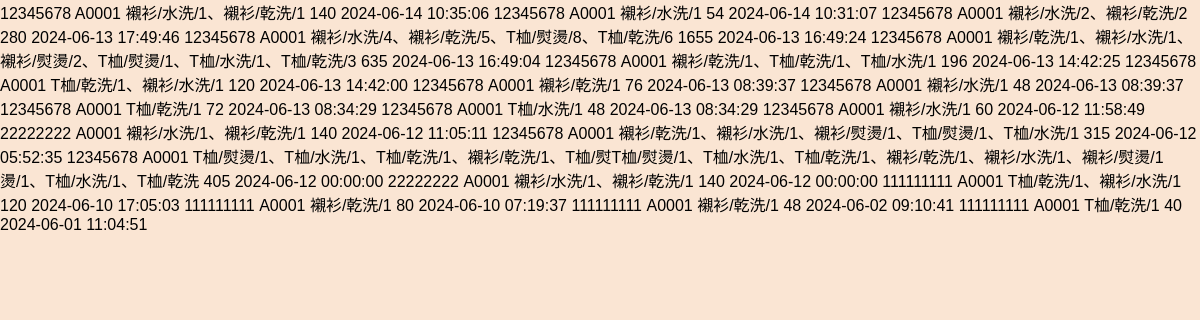
/load_order_records.php, run on the app's committed database.
### tables this page shows
CREATE TABLE `order_details` (
  `id` int(11) NOT NULL,
  `m_id` int(11) NOT NULL COMMENT '顧客ID(電話)',
  `a_id` varchar(10) NOT NULL COMMENT '員工編號',
  `c_name` varchar(100) NOT NULL COMMENT '商品名稱/項目/數量/價格',
  `all_money` int(10) NOT NULL COMMENT '總金額',
  `add_time` datetime DEFAULT NULL
);

### load_order_records.php (the view)
<?php
include("db.php");
$memberId = isset($_GET['member_id']) ? $_GET['member_id'] : '';
$employeeId = isset($_GET['employee_id']) ? $_GET['employee_id'] : '';
$orderQuery = "SELECT * FROM order_details WHERE m_id LIKE '%$memberId%' AND a_id LIKE '%$employeeId%' ORDER BY add_time DESC";
$orderResult = mysqli_query($link, $orderQuery);
if (mysqli_num_rows($orderResult) > 0) {
    while ($row = mysqli_fetch_assoc($orderResult)) {
        echo "<tr>
                <td>{$row['m_id']}</td>
                <td>{$row['a_id']}</td>
                <td>{$row['c_name']}</td>
                <td>{$row['all_money']}</td>
                <td>{$row['add_time']}</td>
              </tr>";
    }
} else {
    echo "<tr><td colspan='5'>沒有消費記錄</td></tr>";
}
?>

### db.php (shortened to what this page needs)
<link rel="stylesheet" href="css/styles.css">

### data on the page
order_details: m "12345678", a "A0001", c_name "襯衫/水洗/1、襯衫/乾洗/1", all_money "140", add_time "2024-06-14 10:35:06"
order_details: m "12345678", a "A0001", c_name "襯衫/水洗/1", all_money "54", add_time "2024-06-14 10:31:07"
order_details: m "12345678", a "A0001", c_name "襯衫/水洗/2、襯衫/乾洗/2", all_money "280", add_time "2024-06-13 17:49:46"
order_details: m "12345678", a "A0001", c_name "襯衫/水洗/4、襯衫/乾洗/5、T桖/熨燙/8、T桖/乾洗/6", all_money "1655", add_time "2024-06-13 16:49:24"
order_details: m "12345678", a "A0001", c_name "襯衫/乾洗/1、襯衫/水洗/1、襯衫/熨燙/2、T桖/熨燙/1、T桖/水洗/1、T桖/乾洗/3", all_money "635", add_time "2024-06-13 16:49:04"
order_details: m "12345678", a "A0001", c_name "襯衫/乾洗/1、T桖/乾洗/1、T桖/水洗/1", all_money "196", add_time "2024-06-13 14:42:25"
order_details: m "12345678", a "A0001", c_name "T桖/乾洗/1、襯衫/水洗/1", all_money "120", add_time "2024-06-13 14:42:00"
order_details: m "12345678", a "A0001", c_name "襯衫/乾洗/1", all_money "76", add_time "2024-06-13 08:39:37"
order_details: m "12345678", a "A0001", c_name "襯衫/水洗/1", all_money "48", add_time "2024-06-13 08:39:37"
order_details: m "12345678", a "A0001", c_name "T桖/乾洗/1", all_money "72", add_time "2024-06-13 08:34:29"
order_details: m "12345678", a "A0001", c_name "T桖/水洗/1", all_money "48", add_time "2024-06-13 08:34:29"
order_details: m "12345678", a "A0001", c_name "襯衫/水洗/1", all_money "60", add_time "2024-06-12 11:58:49"
order_details: m "22222222", a "A0001", c_name "襯衫/水洗/1、襯衫/乾洗/1", all_money "140", add_time "2024-06-12 11:05:11"
order_details: m "12345678", a "A0001", c_name "襯衫/乾洗/1、襯衫/水洗/1、襯衫/熨燙/1、T桖/熨燙/1、T桖/水洗/1", all_money "315", add_time "2024-06-12 05:52:35"
order_details: m "12345678", a "A0001", c_name "T桖/熨燙/1、T桖/水洗/1、T桖/乾洗/1、襯衫/乾洗/1、T桖/熨T桖/熨燙/1、T桖/水洗/1、T桖/乾洗/1、襯衫/乾洗/1、襯衫/水洗/1、襯衫/熨燙/1燙/1、T桖/水洗/1、T桖/乾洗", all_money "405", add_time "2024-06-12 00:00:00"
order_details: m "22222222", a "A0001", c_name "襯衫/水洗/1、襯衫/乾洗/1", all_money "140", add_time "2024-06-12 00:00:00"
order_details: m "111111111", a "A0001", c_name "T桖/乾洗/1、襯衫/水洗/1", all_money "120", add_time "2024-06-10 17:05:03"
order_details: m "111111111", a "A0001", c_name "襯衫/乾洗/1", all_money "80", add_time "2024-06-10 07:19:37"
order_details: m "111111111", a "A0001", c_name "襯衫/乾洗/1", all_money "48", add_time "2024-06-02 09:10:41"
order_details: m "111111111", a "A0001", c_name "T桖/乾洗/1", all_money "40", add_time "2024-06-01 11:04:51"
